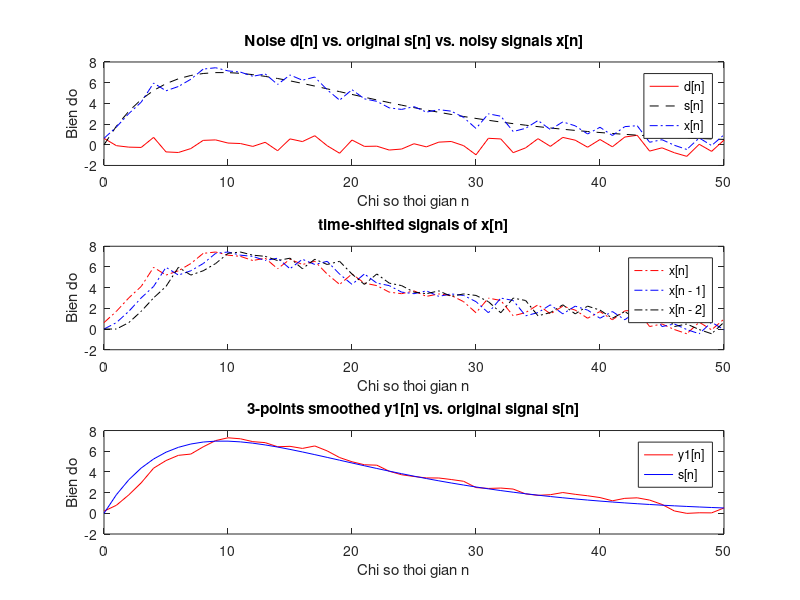
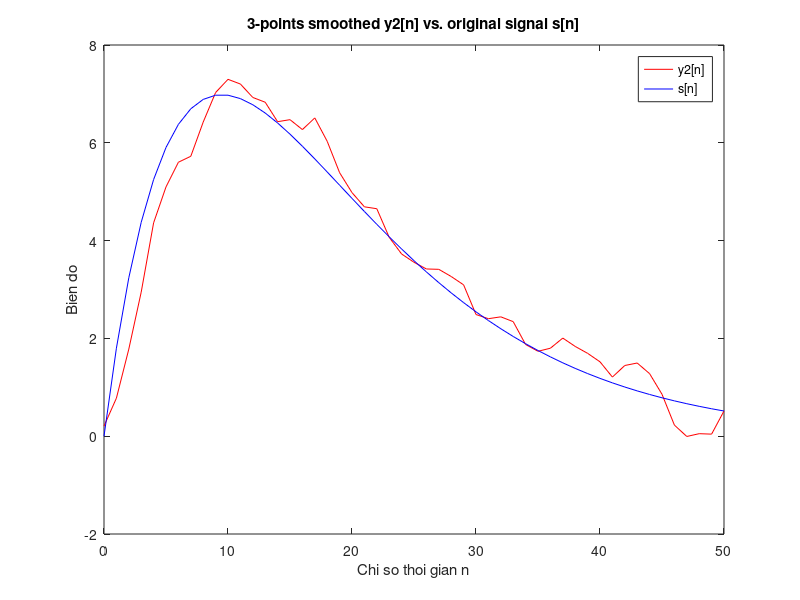
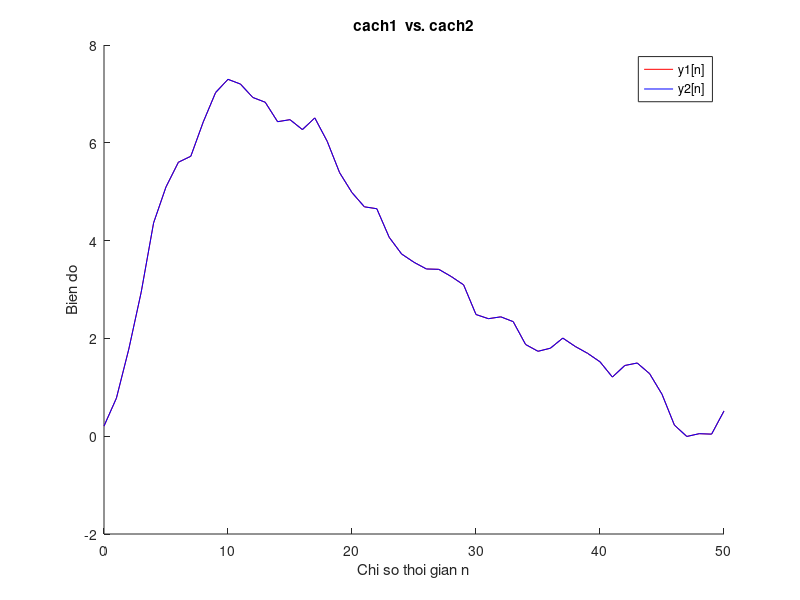
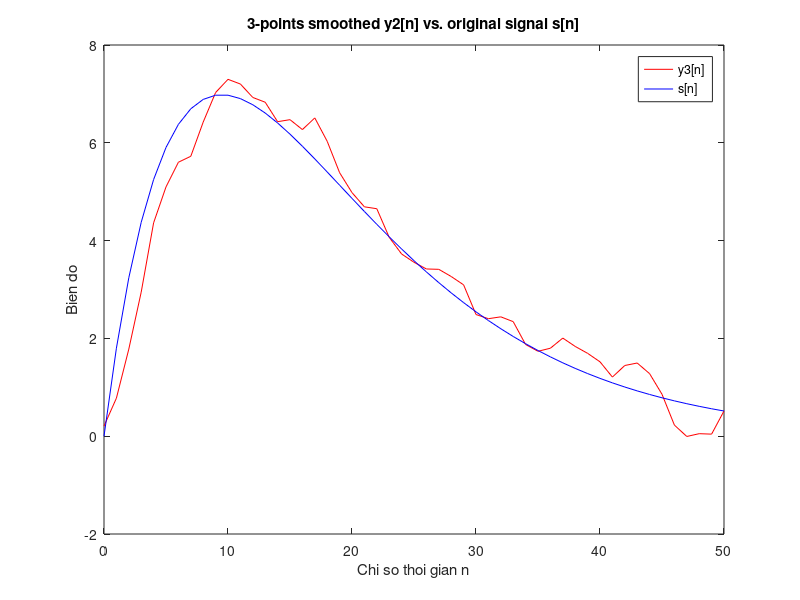

Recreate these plots in MATLAB, in order.
% chuong trinh lam tron 1 tin hieu de khu nhieu 
% dung bo loc lay trung binh cong 3 diem (3-points moving-averaging filter)
% co PTSP: y[n] = 1/3(x[n]+x[n-1]+x[n-2])
% sinh tin hieu bi lan voi nhieu cong (additive noise)
clear all;
clf;                            % clear figures
L = 51;                         % do dai tin hieu
n = 0:L-1;                      % bien thoi gian roi rac
d = 0.5*randn(1,L);             % sinh tin hieu Gausian noise d[n] (0.5 la bien do nhieu)
s = 2*n.*(0.9.^n);              % sinh tin hieu goc s[n] = 2n(0.9)^n
x = s + d;                      % tin hieu co nhieu x[n]=s[n]+d[n]

% problem: co tin hieu bi nhieu x[n], di khoi phuc lai tin hieu goc s[n]
figure(1)                    
hold on
subplot(3,1,1)                 
plot(n,d,'r-',n,s,'k--',n,x,'b-.'); % ve do thi d[n],s[n],x[n]
xlabel('Chi so thoi gian n');
ylabel('Bien do');
legend('d[n]','s[n]','x[n]');
title('Noise d[n] vs. original s[n] vs. noisy signals x[n]');

% cach 1: cai dat he thong bang cach dich thoi gian va tinh
% TBC cua 3 tin hieu
x1 = [x];        % x1[n] = x[n]
x2 = [0, x(1:L-1)];                % x2[n] = x[n - 1]
x3 = [zeros(1, 2), x(1:L-2)];    % x3[n] = x[n - 2]

subplot(3,1,2)
% ve do thi x[n-1],x[n],x[n+1]
plot(n,x1,'r-.',n,x2,'b-.',n,x3,'k-.');
xlabel('Chi so thoi gian n');
ylabel('Bien do');
legend('x[n]','x[n - 1]','x[n - 2]');
title('time-shifted signals of x[n]');

y1 = 1/3*(x1+x2+x3);     % lenh cai dat he thong
subplot(3,1,3)
% ve do thi y1[n] vs. s[n]
plot(n,y1(1:L),'r-',n,s(1:L),'b-');
xlabel('Chi so thoi gian n');
ylabel('Bien do');
legend('y1[n]','s[n]');
title('3-points smoothed y1[n] vs. original signal s[n]');

% cach 2: cai dat he thong bang cach dung ham tinh tong chap conv()
% ghep noi tiep he som 1 don vi va he lay TB cong nhan qua
% tim dap ung xung
num = [1/3 1/3 1/3];
den = [1 0 0];
h = impz(num,den,L);
% tim yn theo conv
y2 = conv(x1, h);         % y2[n] = x1[n] * h[n]
% ve do thi y2[n] vs. s[n]
figure(2);
plot(n,y2(1:L),'r-',n,s(1:L),'b-');
xlabel('Chi so thoi gian n');
ylabel('Bien do');
legend('y2[n]','s[n]');
title('3-points smoothed y2[n] vs. original signal s[n]');

% ve do thi xep chong y1[n] va y2[n] de test
figure(3);
hold on
plot(n,y1,'r-',n,y2(1:L),'b-');
xlabel('Chi so thoi gian n');
ylabel('Bien do');
legend('y1[n]','y2[n]');
title('cach1  vs. cach2');

% cach 3: dung vong lap for

for i=1:L
    y3(i) = 1/3 * (x1(i) + x2(i) + x3(i));
end

%y3
figure(4);
plot(n,y3(1:L),'r-',n,s(1:L),'b-');
xlabel('Chi so thoi gian n');
ylabel('Bien do');
legend('y3[n]','s[n]');
title('3-points smoothed y2[n] vs. original signal s[n]');


% cach 4: dung ham cai dat bo loc filter()

y4 = filter(h, 1, x1);  
figure(5);
hold on
plot(n,y1,'r-',n,y2(1:L),'b-', n, y3(1:L), 'g-', n, y4(1:L), 'k-');
xlabel('Chi so thoi gian n');
ylabel('Bien do');
legend('y1[n]','y2[n]', 'y3[n]', 'y4[n]');
title('cach1  vs. cach2 vs. cach3 vs. cach4');


